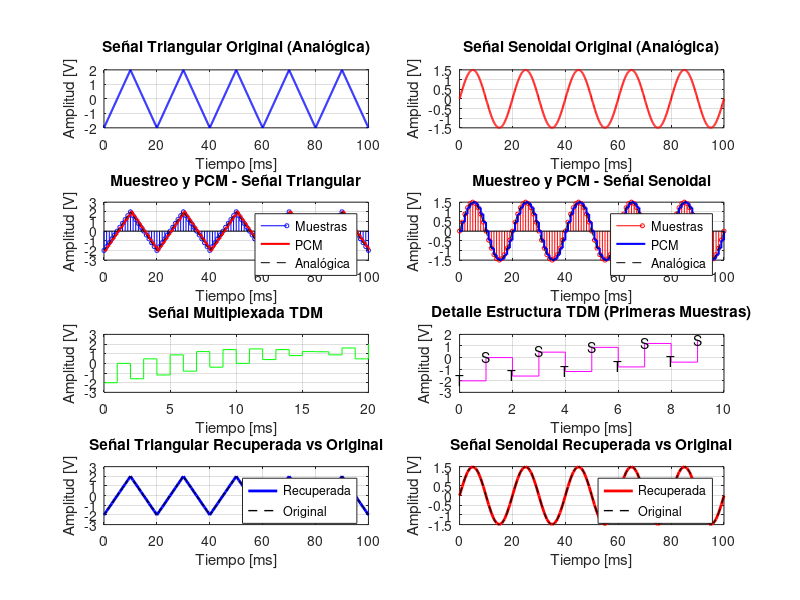

The MATLAB source for this figure: (Note: this script raises an error after producing the figure.)
%% Sistema TDM para Señales Triangular y Senoidal
% Universidad - Carrera de Telecomunicaciones
% Nivel: Intermedio

clear all; close all; clc;

%% 1. PARÁMETROS DEL SISTEMA
fs = 1000;          % Frecuencia de muestreo [Hz] (debe cumplir Nyquist)
fm_senal = 50;      % Frecuencia máxima de las señales [Hz]
t_final = 0.1;      % Tiempo de simulación [s]
A_triang = 2;       % Amplitud señal triangular [V]
A_sen = 1.5;        % Amplitud señal senoidal [V]

% Verificación del Teorema de Nyquist
if fs <= 2*fm_senal
    error('La frecuencia de muestreo no cumple el teorema de Nyquist');
else
    fprintf('Nyquist verificado: fs = %d Hz > 2*fm = %d Hz\n', fs, 2*fm_senal);
end

%% 2. GENERACIÓN DE SEÑALES ANALÓGICAS ORIGINALES
fprintf('\n=== GENERACIÓN DE SEÑALES ANALÓGICAS ===\n');

% Vector de tiempo de alta resolución para señales analógicas
t_analogico = 0:1/(fs*10):t_final; % 10x mayor resolución que la muestreada

% Señal triangular (diente de sierra)
senal_triangular = A_triang * sawtooth(2*pi*fm_senal*t_analogico, 0.5);
fprintf('Señal triangular: %.1f Hz, %.1f Vpp\n', fm_senal, 2*A_triang);

% Señal senoidal
senal_senoidal = A_sen * sin(2*pi*fm_senal*t_analogico);
fprintf('Señal senoidal: %.1f Hz, %.1f Vpp\n', fm_senal, 2*A_sen);

%% 3. MUESTREO DE LAS SEÑALES (Teorema de Nyquist)
fprintf('\n=== PROCESO DE MUESTREO ===\n');

% Vector de tiempo para muestreo
t_muestreo = 0:1/fs:t_final;
N_muestras = length(t_muestreo);
fprintf('Número de muestras: %d\n', N_muestras);

% Muestreo de las señales
muestras_triangular = A_triang * sawtooth(2*pi*fm_senal*t_muestreo, 0.5);
muestras_senoidal = A_sen * sin(2*pi*fm_senal*t_muestreo);

fprintf('Frecuencia de muestreo: %.0f Hz\n', fs);
fprintf('Periodo de muestreo: %.4f s\n', 1/fs);

%% 4. CUANTIZACIÓN PCM (Pulse Code Modulation)
fprintf('\n=== CUANTIZACIÓN PCM ===\n');

% Parámetros de cuantificación
n_bits = 8;                         % Resolución del cuantificador
niveles = 2^n_bits;                 % Número de niveles de cuantificación
Vmax = max([A_triang, A_sen]) * 1.2; % Rango dinámico del cuantificador
paso_cuant = 2*Vmax / niveles;      % Tamaño del paso de cuantificación

fprintf('Resolución PCM: %d bits\n', n_bits);
fprintf('Niveles de cuantificación: %d\n', niveles);
fprintf('Rango dinámico: ±%.2f V\n', Vmax);
fprintf('Paso de cuantificación: %.4f V\n', paso_cuant);

% Función de cuantificación uniforme
cuantificar = @(x) round(x/paso_cuant) * paso_cuant;

% Señales cuantificadas PCM
pcm_triangular = cuantificar(muestras_triangular);
pcm_senoidal = cuantificar(muestras_senoidal);

% Cálculo del error de cuantificación (ruido)
error_q_triang = mean((muestras_triangular - pcm_triangular).^2);
error_q_sen = mean((muestras_senoidal - pcm_senoidal).^2);

fprintf('Error cuadrático medio cuantificación - Triangular: %.6f V²\n', error_q_triang);
fprintf('Error cuadrático medio cuantificación - Senoidal: %.6f V²\n', error_q_sen);

%% 5. MULTIPLEXACIÓN TDM (Time Division Multiplexing)
fprintf('\n=== MULTIPLEXACIÓN TDM ===\n');

% Creación de la trama TDM
tdm_signal = zeros(1, 2*N_muestras);  % Señal TDM final
tdm_time = 0:1/fs:(2*N_muestras-1)/fs; % Vector de tiempo TDM

% Asignación de slots de tiempo (intercalado)
for i = 1:N_muestras
    tdm_signal(2*i-1) = pcm_triangular(i);  % Slot impar: triangular
    tdm_signal(2*i) = pcm_senoidal(i);      % Slot par: senoidal
end

fprintf('Tasa de símbolos TDM: %.0f baudios\n', 2*fs);
fprintf('Estructura TDM: [Triangular, Senoidal, Triangular, Senoidal, ...]\n');

%% 6. DEMULTIPLEXACIÓN TDM
fprintf('\n=== DEMULTIPLEXACIÓN TDM ===\n');

% Recuperación de las señales desde TDM
recuperado_triangular = zeros(1, N_muestras);
recuperado_senoidal = zeros(1, N_muestras);

for i = 1:N_muestras
    recuperado_triangular(i) = tdm_signal(2*i-1);  % Muestras impares
    recuperado_senoidal(i) = tdm_signal(2*i);      % Muestras pares
end

% Filtrado pasa bajos para reconstrucción (interpolación)
[b, a] = butter(4, 0.8*(fm_senal/(fs/2))); % Filtro Butterworth 4to orden

% Señales reconstruidas
triangular_reconstruida = filter(b, a, recuperado_triangular);
senoidal_reconstruida = filter(b, a, recuperado_senoidal);

fprintf('Señales recuperadas exitosamente\n');

%% 7. ANÁLISIS ESPECTRAL (OPCIONAL - para verificación)
fprintf('\n=== ANÁLISIS ESPECTRAL ===\n');

% Cálculo de FFTs
N_fft = 2^nextpow2(length(t_analogico));
f = fs/2 * linspace(0, 1, N_fft/2+1);

fft_triang_orig = fft(senal_triangular, N_fft);
fft_sen_orig = fft(senal_senoidal, N_fft);
fft_tdm = fft(tdm_signal, N_fft);

%% 8. VISUALIZACIÓN COMPLETA
fprintf('\n=== GENERACIÓN DE GRÁFICAS ===\n');

figure('Position', [100, 100, 1200, 1000]);

% Subplot 1: Señales analógicas originales
subplot(4,2,1);
plot(t_analogico*1000, senal_triangular, 'b-', 'LineWidth', 1.5);
title('Señal Triangular Original (Analógica)');
xlabel('Tiempo [ms]');
ylabel('Amplitud [V]');
grid on;
xlim([0, t_final*1000]);

subplot(4,2,2);
plot(t_analogico*1000, senal_senoidal, 'r-', 'LineWidth', 1.5);
title('Señal Senoidal Original (Analógica)');
xlabel('Tiempo [ms]');
ylabel('Amplitud [V]');
grid on;
xlim([0, t_final*1000]);

% Subplot 2: Señales muestreadas y cuantificadas PCM
subplot(4,2,3);
stem(t_muestreo*1000, muestras_triangular, 'bo', 'MarkerSize', 3);
hold on;
stairs(t_muestreo*1000, pcm_triangular, 'r-', 'LineWidth', 1.5);
plot(t_analogico*1000, senal_triangular, 'k--', 'LineWidth', 0.5);
title('Muestreo y PCM - Señal Triangular');
xlabel('Tiempo [ms]');
ylabel('Amplitud [V]');
legend('Muestras', 'PCM', 'Analógica', 'Location', 'best');
grid on;
xlim([0, t_final*1000]);

subplot(4,2,4);
stem(t_muestreo*1000, muestras_senoidal, 'ro', 'MarkerSize', 3);
hold on;
stairs(t_muestreo*1000, pcm_senoidal, 'b-', 'LineWidth', 1.5);
plot(t_analogico*1000, senal_senoidal, 'k--', 'LineWidth', 0.5);
title('Muestreo y PCM - Señal Senoidal');
xlabel('Tiempo [ms]');
ylabel('Amplitud [V]');
legend('Muestras', 'PCM', 'Analógica', 'Location', 'best');
grid on;
xlim([0, t_final*1000]);

% Subplot 3: Señal TDM
subplot(4,2,5);
stairs(tdm_time*1000, tdm_signal, 'g', 'MarkerSize', 2);
title('Señal Multiplexada TDM');
xlabel('Tiempo [ms]');
ylabel('Amplitud [V]');
grid on;
xlim([0, 20*1000/fs]); % Mostrar primeros 20 periodos

% Subplot 4: Detalle de estructura TDM (primeras muestras)
subplot(4,2,6);
n_detalle = min(10, length(tdm_time));
stairs(tdm_time(1:n_detalle)*1000, tdm_signal(1:n_detalle), 'm', 'MarkerSize', 4);
title('Detalle Estructura TDM (Primeras Muestras)');
xlabel('Tiempo [ms]');
ylabel('Amplitud [V]');
grid on;
for i = 1:n_detalle
    if mod(i,2) == 1
        text(tdm_time(i)*1000, tdm_signal(i)+0.1, 'T', 'HorizontalAlignment', 'center');
    else
        text(tdm_time(i)*1000, tdm_signal(i)+0.1, 'S', 'HorizontalAlignment', 'center');
    end
end

% Subplot 5: Señales recuperadas
subplot(4,2,7);
plot(t_muestreo*1000, recuperado_triangular, 'b-', 'LineWidth', 2);
hold on;
plot(t_analogico*1000, senal_triangular, 'k--', 'LineWidth', 1);
title('Señal Triangular Recuperada vs Original');
xlabel('Tiempo [ms]');
ylabel('Amplitud [V]');
legend('Recuperada', 'Original', 'Location', 'best');
grid on;
xlim([0, t_final*1000]);

subplot(4,2,8);
plot(t_muestreo*1000, recuperado_senoidal, 'r-', 'LineWidth', 2);
hold on;
plot(t_analogico*1000, senal_senoidal, 'k--', 'LineWidth', 1);
title('Señal Senoidal Recuperada vs Original');
xlabel('Tiempo [ms]');
ylabel('Amplitud [V]');
legend('Recuperada', 'Original', 'Location', 'best');
grid on;
xlim([0, t_final*1000]);

sgtitle('Sistema TDM Completo: Generación, PCM, Multiplexación y Recuperación');

%% 9. CÁLCULO DEL ERROR DE RECONSTRUCCIÓN
error_rec_triang = mean((senal_triangular(1:length(t_muestreo)) - recuperado_triangular).^2);
error_rec_sen = mean((senal_senoidal(1:length(t_muestreo)) - recuperado_senoidal).^2);

fprintf('\n=== ERROR DE RECONSTRUCCIÓN ===\n');
fprintf('Error cuadrático medio reconstrucción - Triangular: %.6f V²\n', error_rec_triang);
fprintf('Error cuadrático medio reconstrucción - Senoidal: %.6f V²\n', error_rec_sen);

%% 10. ESPECIFICACIONES TÉCNICAS DEL SISTEMA
fprintf('\n=== ESPECIFICACIONES TÉCNICAS ===\n');
fprintf('Ancho de banda requerido: %.0f Hz\n', fs);
fprintf('Eficiencia espectral TDM: 2 señales/%d Hz = %.3f señales/Hz\n', fs, 2/fs);
fprintf('Retardo total del sistema: %.3f ms\n', 2/fs*1000);

fprintf('\nSimulación completada exitosamente!\n');